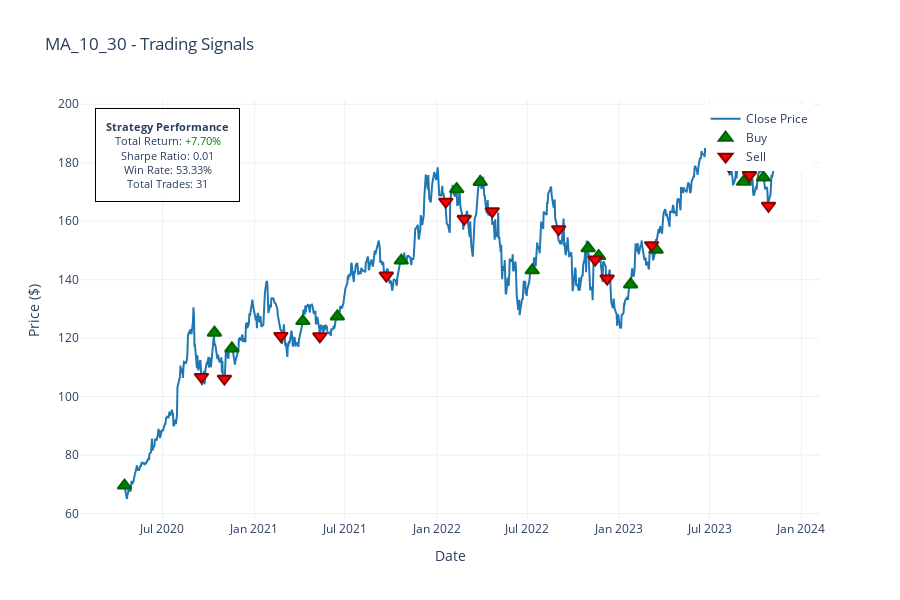

Notebook cell for this chart:
### Code cell
# Visualize trading signals with buy/sell markers
fig = ma_result.plot_trades(data)
fig.show()

### Figure 1 — Plotly figure (JSON) as saved in the notebook; plotly's stock layout.template omitted (floating-point values rounded to 4 significant figures; data arrays with more than 128 entries replaced by an {"elided": "..."} marker saying what was removed)
{"data": [{"hovertemplate": "Date: %{x}<br>Price: $%{y:.2f}<extra></extra>", "line": {"color": "#1f77b4", "width": 2}, "mode": "lines", "name": "Close Price", "type": "scatter", "x": {"elided": "901 str values"}, "y": {"elided": "901 float values"}}, {"customdata": [10, 10, 10, 10, 10, 10, 10, 10, 10, 10, 10, 10, 10, 10, 10, 10], "hovertemplate": "<b>BUY</b><br>Date: %{x}<br>Price: $%{y:.2f}<br>Shares: %{customdata:.2f}<extra></extra>", "marker": {"color": "green", "line": {"color": "darkgreen", "width": 2}, "size": 12, "symbol": "triangle-up"}, "mode": "markers", "name": "Buy", "type": "scatter", "x": ["2020-04-16T00:00:00", "2020-10-13T00:00:00", "2020-11-17T00:00:00", "2021-04-08T00:00:00", "2021-06-16T00:00:00", "2021-10-22T00:00:00", "2022-02-10T00:00:00", "2022-03-29T00:00:00", "2022-07-11T00:00:00", "2022-10-31T00:00:00", "2022-11-21T00:00:00", "2023-01-24T00:00:00", "2023-03-16T00:00:00", "2023-09-07T00:00:00", "2023-10-17T00:00:00", "2023-11-10T00:00:00"], "y": [69.57, 121.9, 116.5, 125.8, 127.4, 146.5, 170.9, 173.4, 143.2, 150.8, 148.1, 138.4, 150.3, 173.5, 174.9, 182.4]}, {"customdata": [[10, 370.5], [10, -158.3], [10, 41.62], [10, -53.32], [10, 138.3], [10, 199.6], [10, -102.7], [10, -102.1], [10, 139.0], [10, -40.28], [10, -78.32], [10, 132.8], [10, 284.2], [10, 21.42], [10, -98.11]], "hovertemplate": "<b>SELL</b><br>Date: %{x}<br>Price: $%{y:.2f}<br>Shares: %{customdata[0]:.2f}<br>P&L: $%{customdata[1]:.2f}<extra></extra>", "marker": {"color": "red", "line": {"color": "darkred", "width": 2}, "size": 12, "symbol": "triangle-down"}, "mode": "markers", "name": "Sell", "type": "scatter", "x": ["2020-09-17T00:00:00", "2020-11-02T00:00:00", "2021-02-23T00:00:00", "2021-05-12T00:00:00", "2021-09-22T00:00:00", "2022-01-19T00:00:00", "2022-02-25T00:00:00", "2022-04-22T00:00:00", "2022-09-02T00:00:00", "2022-11-14T00:00:00", "2022-12-08T00:00:00", "2023-03-07T00:00:00", "2023-08-09T00:00:00", "2023-09-19T00:00:00", "2023-10-27T00:00:00"], "y": [106.7, 106.1, 120.8, 120.6, 141.4, 166.7, 160.8, 163.4, 157.3, 146.9, 140.4, 151.8, 178.9, 175.8, 165.3]}], "layout": {"annotations": [{"bgcolor": "rgba(255, 255, 255, 0.9)", "bordercolor": "black", "borderpad": 10, "borderwidth": 1, "font": {"size": 11}, "showarrow": false, "text": "<b>Strategy Performance</b><br>Total Return: <span style='color:green'>+7.70%</span><br>Sharpe Ratio: 0.01<br>Win Rate: 53.33%<br>Total Trades: 31", "x": 0.02, "xanchor": "left", "xref": "paper", "y": 0.98, "yanchor": "top", "yref": "paper"}], "height": 600, "hovermode": "closest", "legend": {"x": 0.99, "xanchor": "right", "y": 0.99, "yanchor": "top"}, "showlegend": true, "title": {"text": "MA_10_30 - Trading Signals"}, "xaxis": {"title": {"text": "Date"}}, "yaxis": {"title": {"text": "Price ($)"}}}}
